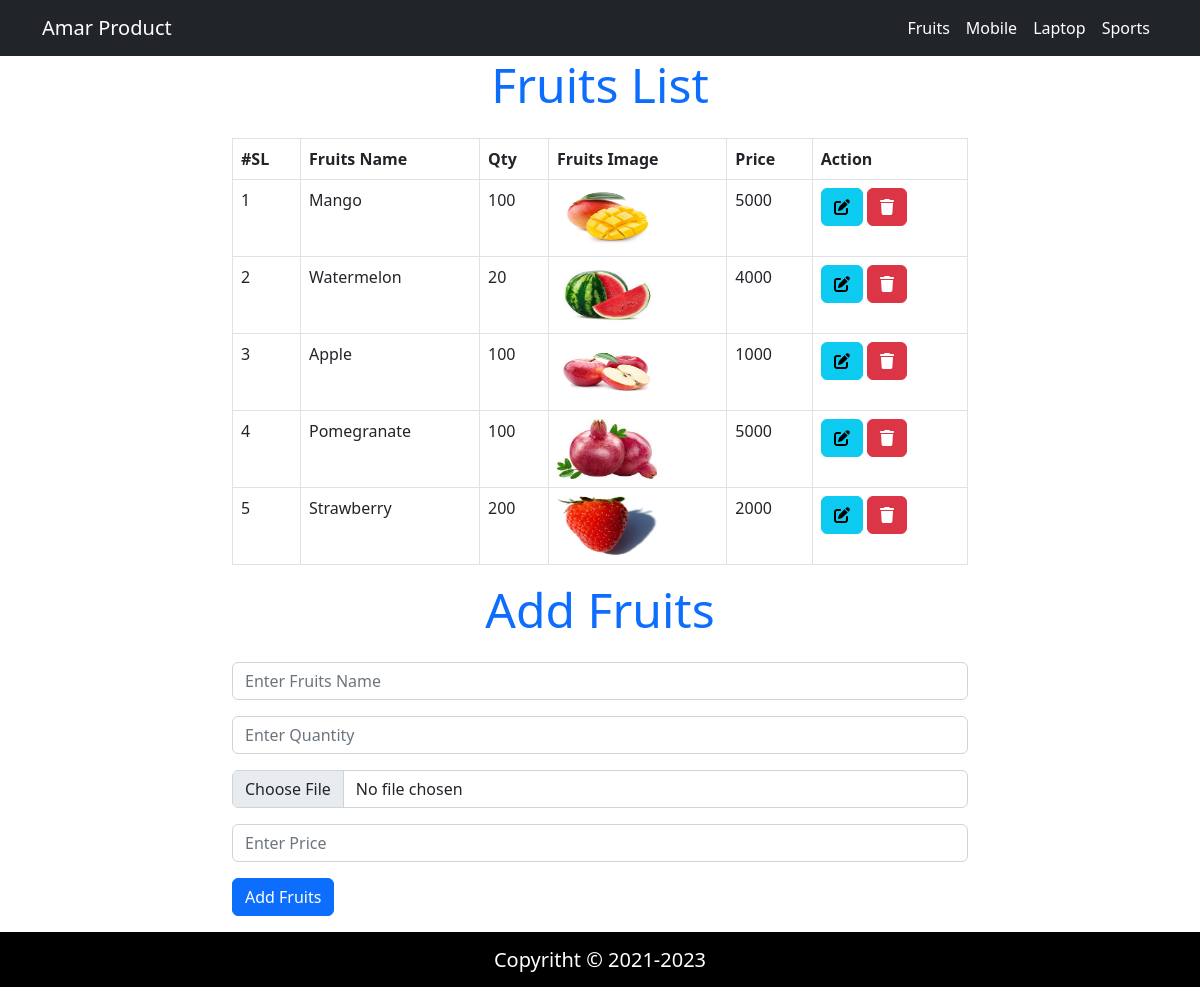
The page / on the database its author committed.
### tables this page shows
CREATE TABLE `fruittable` (
  `id` int(11) NOT NULL,
  `fruitname` varchar(100) NOT NULL,
  `Qty` varchar(50) NOT NULL,
  `fruitimage` varchar(100) NOT NULL,
  `fruitprice` varchar(50) NOT NULL
);

### config/config.php (called while the page is built, shortened)
<?php
    class Connection{
        public function __construct(){
            $this->con = new mysqli("localhost","root","","fruits_manager");
        }
    }
?>

### classes/FruitsManager.php (called while the page is built, shortened)
<?php
    include("config/config.php");
    class FruitsManager extends Connection{
        public function show(){
          $result = $this->con->query("SELECT * FROM `fruittable`");
         return $result;
        }
    }
?>

### index.php (the view, shortened to what this page needs)
<?php include("includes/header.php") ?>
<?php
    include("classes/FruitsManager.php");
    $t1 = new FruitsManager();
?>
<div class="container">
    <div class="row">
        <div class="col-lg-8 offset-2">
        <h2 class="display-5 text-primary text-center mb-4">Fruits List</h2>
            <table class="table table-bordered">
                <tr>
                    <th>#SL</th>
                    <th>Fruits Name</th>
                    <th>Qty</th>
                    <th>Fruits Image</th>
                    <th>Price</th>
                    <th>Action</th>
                </tr>
                <?php
                    $data = $t1->show();
                    $i = 1;
                    while($row = mysqli_fetch_assoc($data)){ ?>
                <tr>
                <td><?php echo $i++;?></td>
                <td> <?php echo $row['fruitname'];?> </td>
                <td> <?php echo $row['Qty'];?> </td>
                <td>
                    <img src="upload/<?php echo $row['fruitimage'];?>" alt="" width="100px" height="60px">
                </td>
                <td> <?php echo $row['fruitprice'];?> </td>
                <td>
                <a href="edit.php?id=<?php echo $row['id']?>" class="btn  btn-info"><i class="fa-solid fa-pen-to-square"></i></a>
                <a href="delete.php?id=<?php echo $row['id']?>" class="btn  btn-danger"><i class="fa-solid fa-trash"></i></a>
                </td>
                </tr>
                <?php
                                }
                            ?>
            </table>
            <div class="addTask">
                    <form action="" method="POST" enctype="multipart/form-data">
                        <h2 class="display-5 text-primary text-center mb-4">Add Fruits</h2>
                        <div class="form-group mb-3">
                            <input type="text" name="fruit_name" id="addTask" placeholder="Enter Fruits Name" class="form-control" required>
                        </div>
                        <div class="form-group mb-3">
                            <input type="text" name="fruit_qty" id="addTask" placeholder="Enter Quantity" class="form-control" required>
                        </div>
                        <div class="form-group mb-3">
                            <input type="file" name="fruit_image" id="taskImage" class="form-control" required>
                        </div>
                        <div class="form-group mb-3">
                            <input type="text" name="fruit_price" id="addTask" placeholder="Enter Price" class="form-control" required>
                        </div>
                        <div class="form-group mb-3">
                            <input type="submit" name="save"  class="btn btn-primary" value="Add Fruits">
                        </div>
                    </form>
                </div>
        </div>
    </div>
</div>
<?php include("includes/footer.php") ?>

### includes/header.php (shortened to what this page needs)
<!doctype html>
<html lang="en">
  <head>
    <link href="https://cdn.jsdelivr.net/npm/bootstrap@5.2.3/dist/css/bootstrap.min.css" rel="stylesheet">
    <link href="css/main.css" rel="stylesheet">
  </head>
  <body>
<nav class="navbar navbar-expand-lg navbar-dark  bg-dark">
  <div class="container">
    <a class="navbar-brand" href="index.php">Amar Product</a>
    <div class="collapse navbar-collapse" id="navbarNavAltMarkup">
      <div class="navbar-nav ms-auto">
        <a class="nav-link active" aria-current="page" href="index.php">Fruits</a>
        <a class="nav-link active" aria-current="page" href="mobile.php">Mobile</a>
        <a class="nav-link active" href="laptop.php">Laptop</a>
        <a class="nav-link active" href="sport.php">Sports</a>
      </div>
    </div>
  </div>
</nav>

### includes/footer.php (shortened to what this page needs)
<div class="footer">
    <h5 class="pt-3">Copyritht &copy; 2021-2023</h5>
  </div>
    </body>
  </html>

### css/main.css (style rules this page uses)
.footer { height: 55px; background-color: black; color: white; text-align: center; align-items: center; }

### rows shown on the page
fruittable: fruitname "Mango", Qty "100", fruitimage (picture), fruitprice "5000"
fruittable: fruitname "Watermelon", Qty "20", fruitimage (picture), fruitprice "4000"
fruittable: fruitname "Apple", Qty "100", fruitimage (picture), fruitprice "1000"
fruittable: fruitname "Pomegranate", Qty "100", fruitimage (picture), fruitprice "5000"
fruittable: fruitname "Strawberry", Qty "200", fruitimage (picture), fruitprice "2000"
